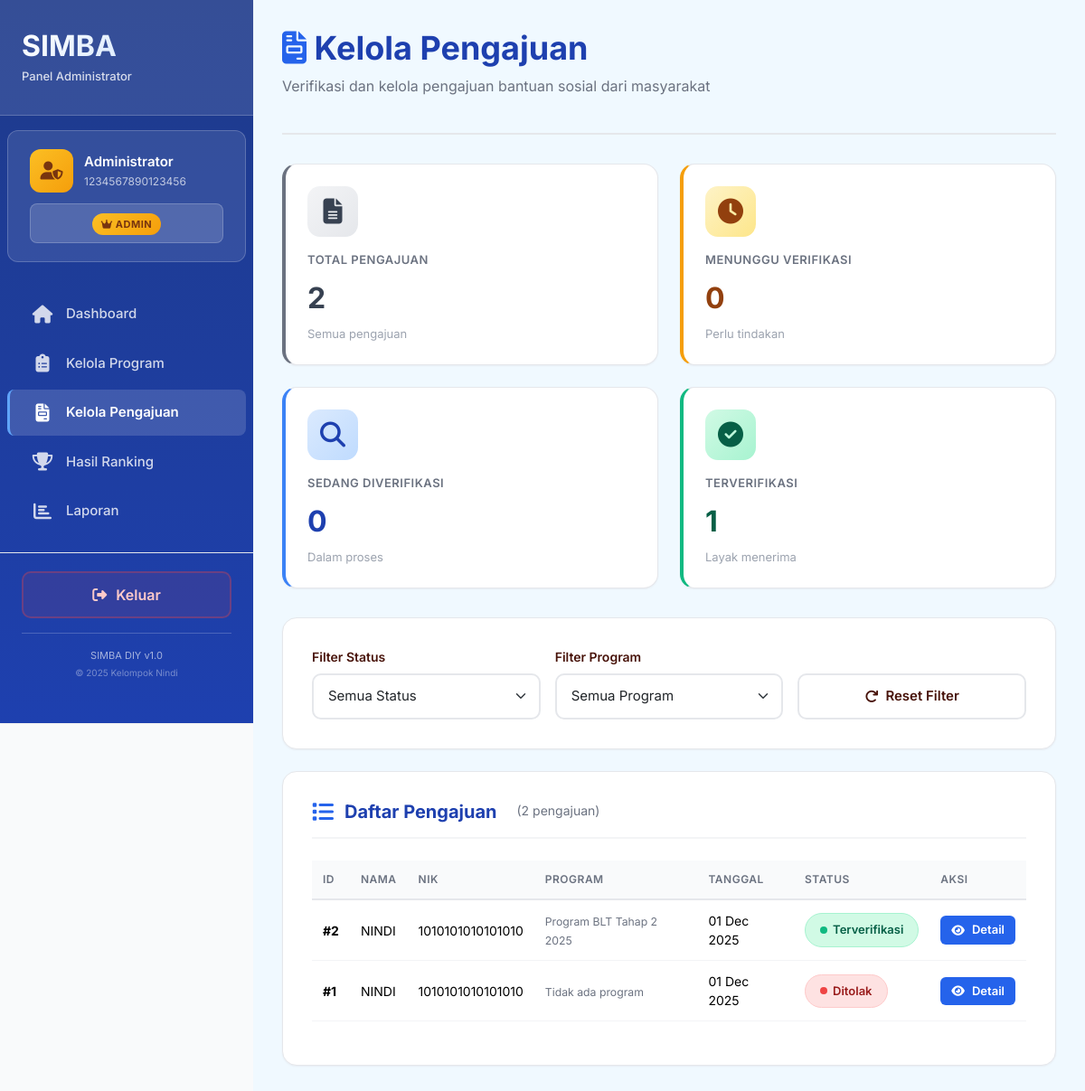
The app's page /admin/manage_submissions.php (signed in), older data.
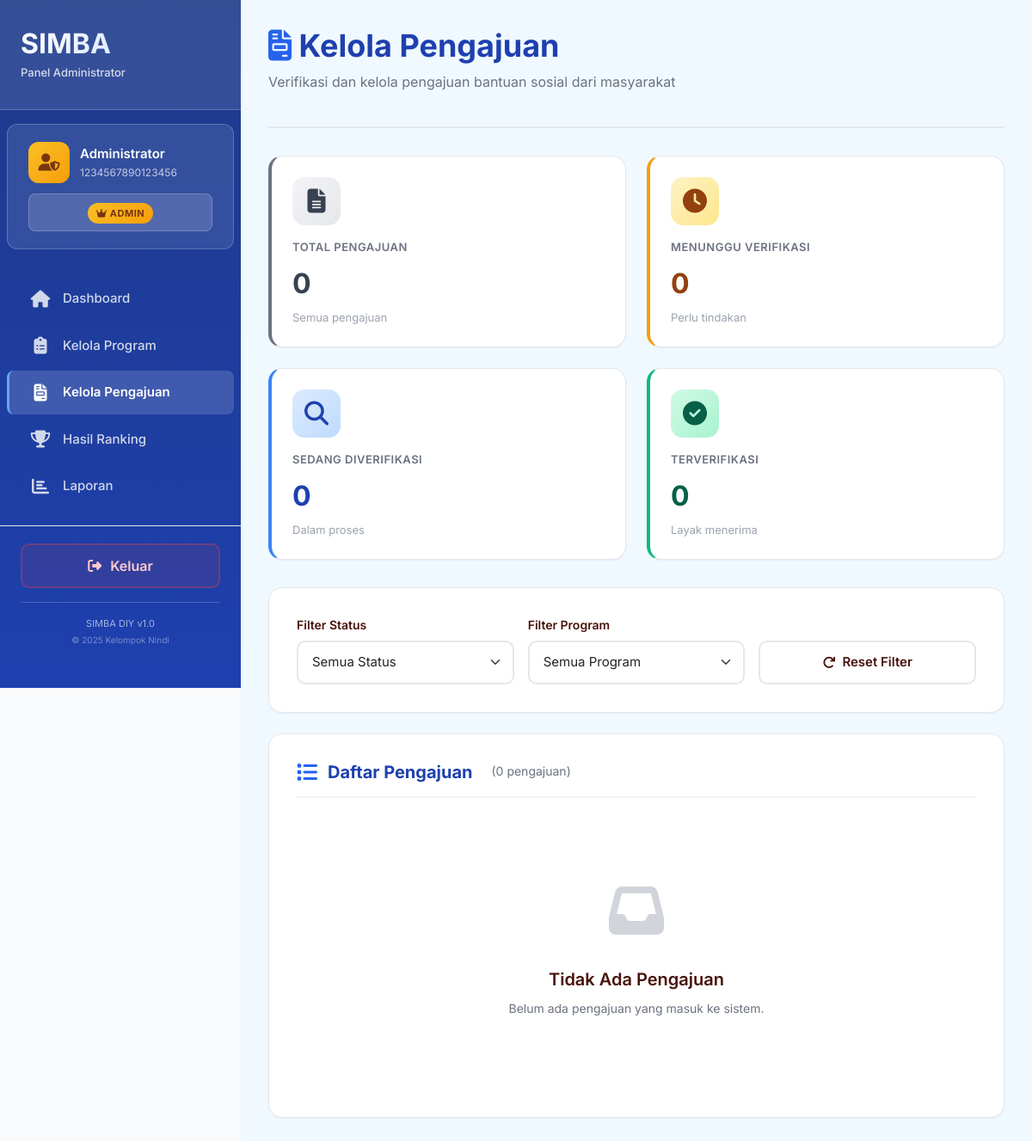
The same page, newer data.
### tables this page shows
CREATE TABLE `user` (
  `id` int(11) NOT NULL,
  `nama` varchar(255) NOT NULL COMMENT 'Nama lengkap pengguna',
  `nik` char(16) NOT NULL COMMENT 'NIK 16 digit',
  `password` varchar(255) NOT NULL COMMENT 'Password terenkripsi',
  `role` enum('admin','user') NOT NULL DEFAULT 'user' COMMENT 'Role pengguna',
  `created_at` timestamp NOT NULL DEFAULT current_timestamp() COMMENT 'Tanggal registrasi'
);

CREATE TABLE `pengajuan` (
  `id` int(11) NOT NULL,
  `id_user` int(11) NOT NULL COMMENT 'Foreign key ke tabel user',
  `id_program` int(11) DEFAULT NULL COMMENT 'Foreign key ke program bantuan',
  `nik` varchar(16) NOT NULL COMMENT 'NIK pemohon',
  `no_kk` varchar(16) NOT NULL COMMENT 'Nomor Kartu Keluarga',
  `nama_lengkap` varchar(255) NOT NULL COMMENT 'Nama lengkap pemohon',
  `alamat` text NOT NULL COMMENT 'Alamat lengkap',
  `no_hp` varchar(15) NOT NULL COMMENT 'Nomor HP yang bisa dihubungi',
  `gaji` decimal(15,2) NOT NULL COMMENT 'Penghasilan per bulan (nilai tengah range)',
  `status_rumah` varchar(50) NOT NULL COMMENT 'Kepemilikan rumah: Sewa, Keluarga, Pribadi',
  `daya_listrik` varchar(50) NOT NULL COMMENT 'Kelistrikan: Menumpang, Pribadi 450 Watt, dst',
  `pengeluaran` decimal(15,2) NOT NULL COMMENT 'Pengeluaran per bulan (nilai tengah range)',
  `jml_keluarga` int(11) NOT NULL COMMENT 'Jumlah anggota keluarga (nilai representatif)',
  `jml_anak_sekolah` int(11) NOT NULL COMMENT 'Jumlah anak usia sekolah (5-18 tahun)',
  `status` enum('Menunggu Verifikasi','Sedang Diverifikasi','Terverifikasi','Ditolak') NOT NULL DEFAULT 'Menunggu Verifikasi' COMMENT 'Status pengajuan',
  `tanggal_dibuat` timestamp NOT NULL DEFAULT current_timestamp() COMMENT 'Waktu pengajuan dibuat'
);

CREATE TABLE `program_bantuan` (
  `id` int(11) NOT NULL,
  `nama_program` varchar(255) NOT NULL COMMENT 'Nama program bantuan',
  `deskripsi` text DEFAULT NULL COMMENT 'Deskripsi program',
  `kuota` int(11) NOT NULL COMMENT 'Jumlah penerima',
  `tanggal_mulai` date NOT NULL COMMENT 'Tanggal mulai program',
  `tanggal_selesai` date NOT NULL COMMENT 'Tanggal selesai program',
  `status` enum('Aktif','Tutup') NOT NULL DEFAULT 'Aktif' COMMENT 'Status program',
  `created_at` timestamp NOT NULL DEFAULT current_timestamp(),
  `updated_at` timestamp NOT NULL DEFAULT current_timestamp() ON UPDATE current_timestamp()
);

### admin/manage_submissions.php (the view, shortened to what this page needs)
<?php
$filter_status = $_GET['status'] ?? 'all';
$filter_program = $_GET['program'] ?? 'all';
$connection = getConnection();
$query = "SELECT p.*, u.nama as nama_user, pb.nama_program
          FROM pengajuan p
          JOIN user u ON p.id_user = u.id
          LEFT JOIN program_bantuan pb ON p.id_program = pb.id
          WHERE 1=1";
$query .= " ORDER BY p.tanggal_dibuat DESC";
$submissions = $connection->query($query)->fetch_all(MYSQLI_ASSOC);
?>
<!DOCTYPE html>
<html lang="id">
<head>
    <link rel="stylesheet" href="https://cdnjs.cloudflare.com/ajax/libs/font-awesome/6.5.2/css/all.min.css">
    <link href="https://cdn.jsdelivr.net/npm/bootstrap@5.3.5/dist/css/bootstrap.min.css" rel="stylesheet">
    <link rel="stylesheet" href="../css/style.css">
</head>
<body>
    <div class="dashboard-wrapper">
        <?php include('../templates/admin_sidebar.php'); ?>
        <div class="main-content" style="background-color: #f0f9ff;">
            <div class="page-header">
                <h1 class="page-title" style="color: #1e40af;">
                    <i class="fas fa-file-invoice" style="color: #2563eb;"></i> Kelola Pengajuan
                </h1>
                <p class="page-subtitle">Verifikasi dan kelola pengajuan bantuan sosial dari masyarakat</p>
            </div>
            <?php
            $stats = [
                'total' => count($submissions),
                'menunggu' => count(array_filter($submissions, fn($s) => $s['status'] == 'Menunggu Verifikasi')),
                'diverifikasi' => count(array_filter($submissions, fn($s) => $s['status'] == 'Sedang Diverifikasi')),
                'terverifikasi' => count(array_filter($submissions, fn($s) => $s['status'] == 'Terverifikasi')),
                'ditolak' => count(array_filter($submissions, fn($s) => $s['status'] == 'Ditolak'))
            ];
            ?>
            <div class="dashboard-cards">
                <div class="dashboard-card" style="border-left: 4px solid #6b7280;">
                    <div class="card-icon" style="background: linear-gradient(135deg, #f3f4f6 0%, #e5e7eb 100%); color: #374151;">
                        <i class="fas fa-file-alt"></i>
                    </div>
                    <div class="card-title">Total Pengajuan</div>
                    <div class="card-value" style="color: #374151;"><?php echo $stats['total']; ?></div>
                    <div class="card-description">Semua pengajuan</div>
                </div>
                <div class="dashboard-card" style="border-left: 4px solid #f59e0b;">
                    <div class="card-icon" style="background: linear-gradient(135deg, #fef3c7 0%, #fde68a 100%); color: #92400e;">
                        <i class="fas fa-clock"></i>
                    </div>
                    <div class="card-title">Menunggu Verifikasi</div>
                    <div class="card-value" style="color: #92400e;"><?php echo $stats['menunggu']; ?></div>
                    <div class="card-description">Perlu tindakan</div>
                </div>
                <div class="dashboard-card" style="border-left: 4px solid #3b82f6;">
                    <div class="card-icon" style="background: linear-gradient(135deg, #dbeafe 0%, #bfdbfe 100%); color: #1e40af;">
                        <i class="fas fa-search"></i>
                    </div>
                    <div class="card-title">Sedang Diverifikasi</div>
                    <div class="card-value" style="color: #1e40af;"><?php echo $stats['diverifikasi']; ?></div>
                    <div class="card-description">Dalam proses</div>
                </div>
                <div class="dashboard-card" style="border-left: 4px solid #10b981;">
                    <div class="card-icon" style="background: linear-gradient(135deg, #d1fae5 0%, #a7f3d0 100%); color: #065f46;">
                        <i class="fas fa-check-circle"></i>
                    </div>
                    <div class="card-title">Terverifikasi</div>
                    <div class="card-value" style="color: #065f46;"><?php echo $stats['terverifikasi']; ?></div>
                    <div class="card-description">Layak menerima</div>
                </div>
            </div>
            <div class="form-card">
                <form method="GET" class="row g-3">
                    <div class="col-md-4">
                        <label class="form-label">Filter Status</label>
                        <select name="status" class="form-select" onchange="this.form.submit()">
                            <option value="all" <?php echo $filter_status == 'all' ? 'selected' : ''; ?>>Semua Status</option>
                        </select>
                    </div>
                    <div class="col-md-4">
                        <label class="form-label">Filter Program</label>
                        <select name="program" class="form-select" onchange="this.form.submit()">
                            <option value="all" <?php echo $filter_program == 'all' ? 'selected' : ''; ?>>Semua Program</option>
                        </select>
                    </div>
                    <div class="col-md-4" style="display: flex; align-items: flex-end;">
                        <a href="manage_submissions.php" class="btn btn-secondary w-100">
                            <i class="fas fa-redo"></i> Reset Filter
                        </a>
                    </div>
                </form>
            </div>
            <div class="form-card">
                <h2 class="form-section-title" style="color: #1e40af;">
                    <i class="fas fa-list" style="color: #2563eb;"></i> Daftar Pengajuan
                    <span style="font-size: 14px; font-weight: normal; color: #6b7280; margin-left: 10px;">
                        (<?php echo count($submissions); ?> pengajuan)
                    </span>
                </h2>
                <?php if (empty($submissions)): ?>
                    <div class="empty-state">
                        <div class="empty-state-icon">
                            <i class="fas fa-inbox"></i>
                        </div>
                        <div class="empty-state-title">Tidak Ada Pengajuan</div>
                        <div class="empty-state-description">
                            <?php if ($filter_status != 'all' || $filter_program != 'all'): ?>
                                Tidak ada pengajuan dengan filter yang dipilih. <a href="manage_submissions.php">Reset filter</a>
                            <?php else: ?>
                                Belum ada pengajuan yang masuk ke sistem.
                            <?php endif; ?>
                        </div>
                    </div>
                <?php else: ?>
                    <div class="table-responsive">
                        <table class="table">
                            <thead>
                                <tr>
                                    <th>ID</th>
                                    <th>Nama</th>
                                    <th>NIK</th>
                                    <th>Program</th>
                                    <th>Tanggal</th>
                                    <th>Status</th>
                                    <th>Aksi</th>
                                </tr>
                            </thead>
                            <tbody>
                                <?php foreach ($submissions as $sub): ?>
                                    <tr>
                                        <td><strong>#<?php echo $sub['id']; ?></strong></td>
                                        <td><?php echo htmlspecialchars($sub['nama_lengkap']); ?></td>
                                        <td><?php echo $sub['nik']; ?></td>
                                        <td>
                                            <small style="color: #6b7280;">
                                                <?php echo $sub['nama_program'] ? htmlspecialchars($sub['nama_program']) : 'Tidak ada program'; ?>
                                            </small>
                                        </td>
                                        <td><?php echo date('d M Y', strtotime($sub['tanggal_dibuat'])); ?></td>
                                        <td>
                                            <span class="status-badge status-<?php echo strtolower(str_replace(' ', '', $sub['status'])); ?>">
                                                <?php echo $sub['status']; ?>
                                            </span>
                                        </td>
                                        <td>
                                            <a href="?id=<?php echo $sub['id']; ?>" class="btn btn-sm" style="background-color: #2563eb; color: white; padding: 6px 12px; border-radius: 6px; font-size: 13px;">
                                                <i class="fas fa-eye"></i> Detail
                                            </a>
                                        </td>
                                    </tr>
                                <?php endforeach; ?>
                            </tbody>
                        </table>
                    </div>
                <?php endif; ?>
            </div>
        </div>
    </div>
</body>
</html>

### templates/admin_sidebar.php (shortened to what this page needs)
<?php
$current_page = basename($_SERVER['PHP_SELF']);
$connection = getConnection();
$id_user = $_SESSION['id'];
$userData = $connection->query("SELECT nama, nik FROM user WHERE id = '$id_user'")->fetch_assoc();
?>
<div class="sidebar">
    <div class="sidebar-logo">
        <h2>SIMBA</h2>
        <p style="font-size: 13px; color: rgba(255, 255, 255, 0.8); margin: 5px 0 0 0; font-weight: 500;">Panel Administrator</p>
    </div>
    <div style="padding: 20px 24px; background: rgba(255, 255, 255, 0.1); margin: 16px 8px; border-radius: 12px; border: 1px solid rgba(255, 255, 255, 0.2);">
        <div style="display: flex; align-items: center; gap: 12px; margin-bottom: 12px;">
            <div style="width: 48px; height: 48px; background: linear-gradient(135deg, #fbbf24 0%, #f59e0b 100%); border-radius: 12px; display: flex; align-items: center; justify-content: center; color: #78350f; font-size: 20px; font-weight: 700; flex-shrink: 0;">
                <i class="fas fa-user-shield"></i>
            </div>
            <div style="flex: 1; min-width: 0;">
                <div style="font-size: 15px; font-weight: 600; color: #fff; margin-bottom: 2px; white-space: nowrap; overflow: hidden; text-overflow: ellipsis;">
                    <?php echo htmlspecialchars($userData['nama']); ?>
                </div>
                <div style="font-size: 12px; color: rgba(255, 255, 255, 0.7);">
                    <?php echo htmlspecialchars($userData['nik']); ?>
                </div>
            </div>
        </div>
        <div style="padding: 8px 12px; background-color: rgba(255, 255, 255, 0.15); border-radius: 8px; text-align: center; border: 1px solid rgba(255, 255, 255, 0.2);">
            <span class="admin-badge">
                <i class="fas fa-crown"></i> ADMIN
            </span>
        </div>
    </div>
    <ul class="sidebar-menu">
        <li>
            <a href="index.php" class="<?php echo $current_page == 'index.php' ? 'active' : ''; ?>">
                <i class="fas fa-home"></i>
                <span>Dashboard</span>
            </a>
        </li>
        <li>
            <a href="manage_programs.php" class="<?php echo $current_page == 'manage_programs.php' ? 'active' : ''; ?>">
                <i class="fas fa-clipboard-list"></i>
                <span>Kelola Program</span>
            </a>
        </li>
        <li>
            <a href="manage_submissions.php" class="<?php echo $current_page == 'manage_submissions.php' ? 'active' : ''; ?>">
                <i class="fas fa-file-invoice"></i>
                <span>Kelola Pengajuan</span>
            </a>
        </li>
        <li>
            <a href="ranking.php" class="<?php echo $current_page == 'ranking.php' ? 'active' : ''; ?>">
                <i class="fas fa-trophy"></i>
                <span>Hasil Ranking</span>
            </a>
        </li>
        <li>
            <a href="reports.php" class="<?php echo $current_page == 'reports.php' ? 'active' : ''; ?>">
                <i class="fas fa-chart-bar"></i>
                <span>Laporan</span>
            </a>
        </li>
    </ul>
    <div class="sidebar-footer">
        <form action="../auth/logout.php" method="POST" style="margin: 0;">
            <button type="submit" class="btn-logout" style="background-color: rgba(239, 68, 68, 0.1); border-color: rgba(239, 68, 68, 0.3); color: #fecaca;">
                <i class="fas fa-sign-out-alt"></i>
                <span>Keluar</span>
            </button>
        </form>
        <div style="margin-top: 16px; padding-top: 16px; border-top: 1px solid rgba(255, 255, 255, 0.2); text-align: center;">
            <p style="font-size: 11px; color: rgba(255, 255, 255, 0.6); margin: 0;">SIMBA DIY v1.0</p>
            <p style="font-size: 10px; color: rgba(255, 255, 255, 0.4); margin: 4px 0 0 0;">© 2025 Kelompok Nindi</p>
        </div>
    </div>
</div>

### templates/admin_sidebar.php (style rules this page uses)
:root { --admin-primary: #2563eb; --admin-secondary: #dbeafe; --admin-accent: #1e40af; --admin-bg: #eff6ff; }
.sidebar { background: linear-gradient(180deg, #1e3a8a 0%, #1e40af 100%); border-right: none; }
.sidebar-logo { background: rgba(255, 255, 255, 0.1); border-bottom: 1px solid rgba(255, 255, 255, 0.2); }
.sidebar-logo h2 { background: linear-gradient(135deg, #fff 0%, #bfdbfe 100%); -webkit-background-clip: text; -webkit-text-fill-color: transparent; background-clip: text; }
.sidebar-menu a { color: rgba(255, 255, 255, 0.8); border-left-color: transparent; }
.sidebar-menu a.active { background: rgba(255, 255, 255, 0.15); color: #fff; border-left-color: #60a5fa; }
.admin-badge { background: linear-gradient(135deg, #fbbf24 0%, #f59e0b 100%); color: #78350f; font-size: 11px; font-weight: 700; padding: 4px 10px; border-radius: 12px; text-transform: uppercase; letter-spacing: 0.5px; display: inline-block; }

Row changes from the older to the newer data that the page shows:
removed pengajuan: id "2", nama_lengkap "NINDI", nik "1010101010101010", id_program.nama_program "Program BLT Tahap 2 2025", tanggal_dibuat "01 Dec 2025", status "Terverifikasi"
removed pengajuan: id "1", nama_lengkap "NINDI", nik "1010101010101010", shows "Tidak ada program", tanggal_dibuat "01 Dec 2025", status "Ditolak"
Text that changed along with them:
$stats['total']: "2" → "0"
$stats['terverifikasi']: "1" → "0"
count($submissions): "2" → "0"
text no longer shown: "ID NAMA NIK PROGRAM TANGGAL STATUS AKSI"
text now shown: "Tidak Ada Pengajuan Belum ada pengajuan yang masuk ke sistem."
